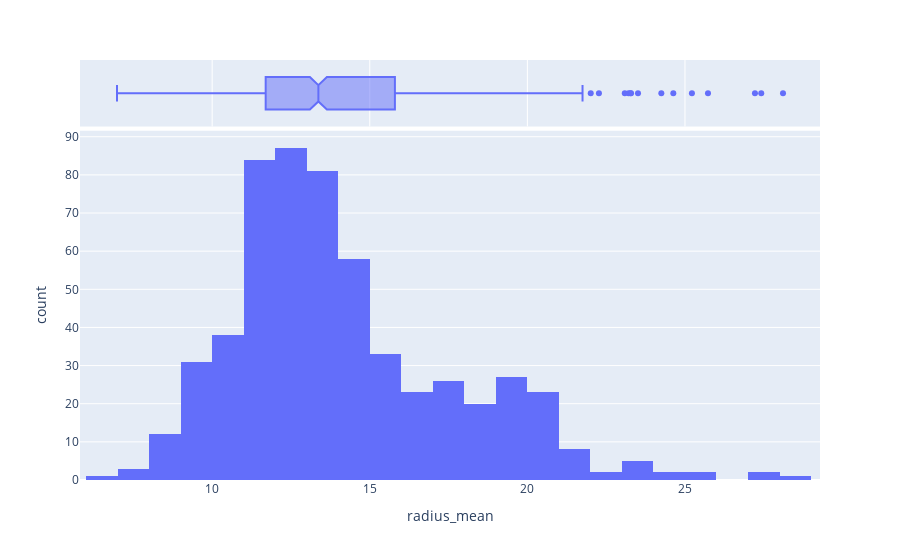

Notebook code cell kept with this figure:
### Code cell
fig=px.histogram(data,x='radius_mean',marginal="box")
fig.show()

### Figure 1 — Plotly figure (JSON) as saved in the notebook; plotly's stock layout.template omitted (floating-point values rounded to 4 significant figures; data arrays with more than 128 entries replaced by an {"elided": "..."} marker saying what was removed)
{"data": [{"alignmentgroup": "True", "bingroup": "x", "hovertemplate": "radius_mean=%{x}<br>count=%{y}<extra></extra>", "legendgroup": "", "marker": {"color": "#636efa"}, "name": "", "offsetgroup": "", "orientation": "v", "showlegend": false, "type": "histogram", "x": {"elided": "569 float values"}, "xaxis": "x", "yaxis": "y"}, {"alignmentgroup": "True", "hovertemplate": "radius_mean=%{x}<extra></extra>", "legendgroup": "", "marker": {"color": "#636efa"}, "name": "", "notched": true, "offsetgroup": "", "showlegend": false, "type": "box", "x": {"elided": "569 float values"}, "xaxis": "x2", "yaxis": "y2"}], "layout": {"barmode": "relative", "legend": {"tracegroupgap": 0}, "margin": {"t": 60}, "xaxis": {"anchor": "y", "domain": [0, 1], "title": {"text": "radius_mean"}}, "xaxis2": {"anchor": "y2", "domain": [0, 1], "matches": "x", "showgrid": true, "showticklabels": false}, "yaxis": {"anchor": "x", "domain": [0, 0.8316], "title": {"text": "count"}}, "yaxis2": {"anchor": "x2", "domain": [0.8416, 1], "matches": "y2", "showgrid": false, "showline": false, "showticklabels": false, "ticks": ""}}}
